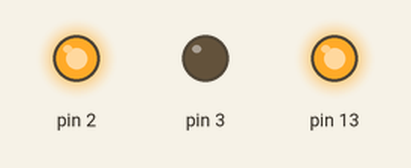
Recording of a sketch running on a simulated Arduino Uno, built with avr-gcc and run on an emulated ATmega328P. On the bench: output pins drawn as LEDs (lit = HIGH).

Above: at 0.1 s.
At 4.1 s:
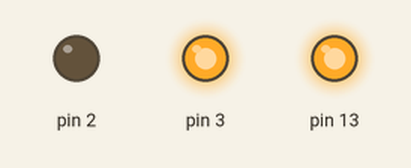
Timing chart, 0 to 5.6 s (numbered marks = the images above):
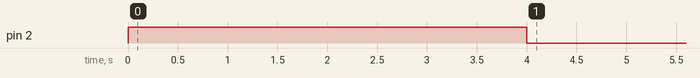

The sketch:

2.ExternalLed.ino
```cpp
// (licence header left out)
void setup() {
  pinMode(13, OUTPUT);
  digitalWrite(13, HIGH);
  pinMode(2, OUTPUT);
  digitalWrite(2, HIGH);
  delay(4000);
  digitalWrite(2, LOW);
  pinMode(3, OUTPUT);
  digitalWrite(3, HIGH);
}
void loop() {
}
```
